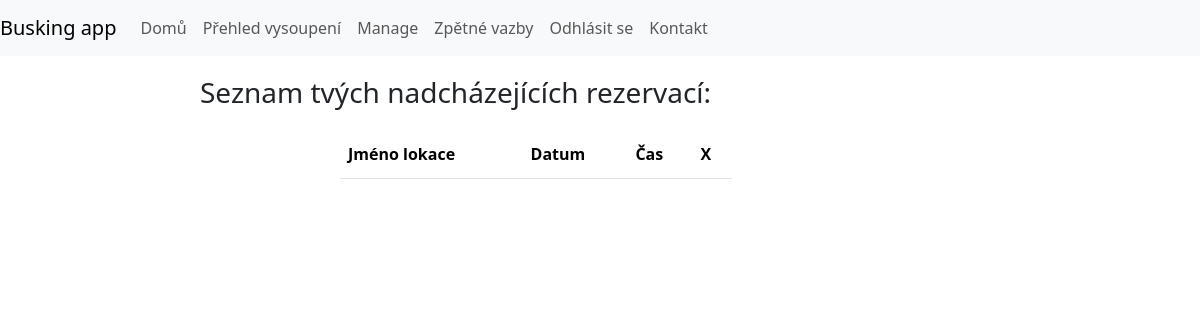
The app's page /my-shows/ (signed in), older data.
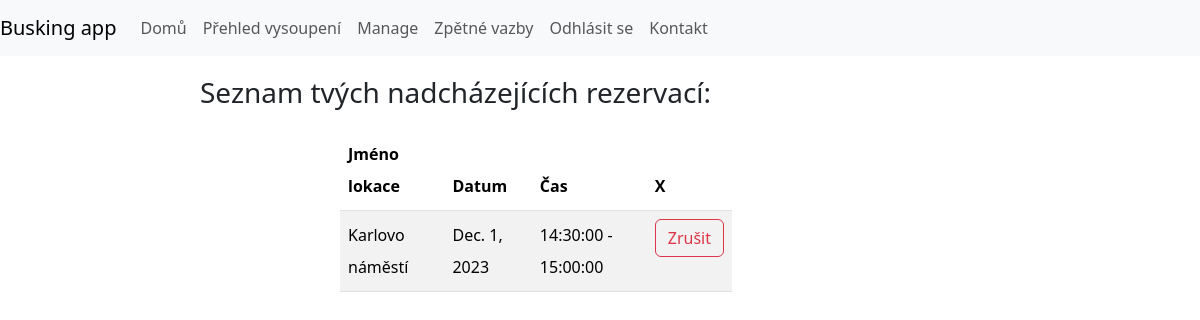
The same page, newer data.
### show/models.py (models this page shows, shortened)
class Show(models.Model):
    artist = models.ForeignKey(User, on_delete=models.CASCADE, null=True)
    spot = models.ForeignKey(Spot, on_delete=models.CASCADE)
    date = models.DateField(null=True)
    time = models.ForeignKey('TimeSlot', on_delete=models.CASCADE)

class Spot(models.Model):
    lan = models.FloatField()
    lon = models.FloatField()
    name = models.CharField(max_length=125, null=False, default='')
    description = models.TextField(null=True)
    allowedSlots = models.CharField(max_length=300, null=False, default='')
    created_by = models.ForeignKey(User, on_delete=models.SET_NULL, null=True)
    shows_future = models.ManyToManyField('Show', related_name='show_f')
    shows_past = models.ManyToManyField('Show', related_name='show_p')

class TimeSlot(models.Model):
    start = models.TimeField()
    end = models.TimeField()
    def __str__(self):
        return str(self.start) + ' - ' + str(self.end)

### show/views.py (the view, shortened to what this page needs)
# urls.py: path("my-shows/", showView, name="show-list"),
def showView(request):
    if not request.user.is_authenticated:
        messages.error(request, "You have to be logged in to manage your shows")
    s = Show.objects.filter(artist=request.user)
    context = {
        'shows':s
    }
    return render(request, 'my_shows.html', context)

### templates/my_shows.html (shortened to what this page needs)
{% include '_base.html' %}
{% load static %}
{% block content %}
    <div class="container">
        <h3>Seznam tvých nadcházejících rezervací:</h3>
        <div id="timetable">
            <form method="post" action=""><table class="table table-striped table-hover" id="timetable">
                <thead>
                        <th>Jméno lokace</th>
                        <th>Datum</th>
                        <th>Čas</th>
                        <th>X</th>
                </thead>
                <tbody>
                    {% for show in shows %}<tr>
                        <td>{{show.spot.name}}</td>
                        <td>{{show.date}}</td>
                        <td>{{show.time}}</td>
                        <td><button class="btn btn-outline-danger delbooking" id="del{{show.id}}" value="{{show.id}}" name="del">Zrušit</button></td>
                    </tr>{% endfor %}
                </tbody>
            </table></form>
        </div>
    </div>
{% endblock %}

### templates/_base.html (shortened to what this page needs)
<!DOCTYPE html>
<html lang="en">
  <head>
    {% load static %}
    {% load bootstrap5 %}
    {% bootstrap_css %}
    <link rel="stylesheet" href="{% static 'css/style.css' %}">
  </head>
  <body>
    {% include '_navbar.html' %}
  </body>
</html>

### templates/_navbar.html (shortened to what this page needs)
<nav class="navbar navbar-expand-lg navbar-light bg-light">
    <a class="navbar-brand" href="{% url 'home' %}">Busking app</a>
    <div class="collapse navbar-collapse" id="navbarNav">
      <ul class="navbar-nav">
        <li class="nav-item active">
          <a class="nav-link" href="{% url 'home' %}">Domů</a>
        </li>
        <li class="nav-item">
          <a class="nav-link" href="{% url 'shows' %}">Přehled vysoupení</a>
        </li>
        {% if request.user.is_authenticated %}
          {% if request.user.is_staff %}
            <li class="nav-item">
              <a class="nav-link" href="{% url 'manage-spot'%}">Manage</a>
            </li>
            <li>
              <a class="nav-link" href="{% url 'feedback' %}">Zpětné vazby</a>
            </li>
          {% else %}
            <li class="nav-item">
              <a class="nav-link" href="{% url 'book'%}">Rezervace</a>
            </li>
          {% endif %}
        <li class="nav-item">
          <a class="nav-link" href="{% url 'logout' %}">Odhlásit se</a>
        </li>
        {% endif %}
        <li class="nav-item">
          <a class="nav-link" href="#">Kontakt</a>
        </li>
      </ul>
    </div>
  </nav>

### static/css/style.css (style rules this page uses)
.container { width: 70%; padding: 20px; line-height: 200% }
#timetable { margin: auto; width: 70%; }
#timetable table { margin: 20px; grid-template-columns: 100px 1fr 1fr; align-self: center; }

Row changes from the older to the newer data that the page shows:
added Show: spot.name "Karlovo náměstí", date "Dec. 1, 2023", time "14:30:00 - 15:00:00", {{ show.id }} 466 (drawn)
